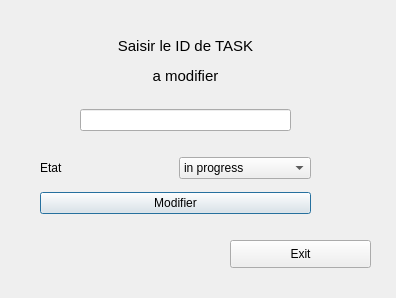
<?xml version="1.0" encoding="UTF-8"?>
<ui version="4.0">
 <class>modifier_task</class>
 <widget class="QDialog" name="modifier_task">
  <property name="geometry">
   <rect>
    <x>0</x>
    <y>0</y>
    <width>396</width>
    <height>298</height>
   </rect>
  </property>
  <property name="windowTitle">
   <string>Dialog</string>
  </property>
  <widget class="QWidget" name="layoutWidget_3">
   <property name="geometry">
    <rect>
     <x>80</x>
     <y>20</y>
     <width>211</width>
     <height>111</height>
    </rect>
   </property>
   <layout class="QVBoxLayout" name="verticalLayout_8">
    <item>
     <widget class="QLabel" name="label_29">
      <property name="text">
       <string>&lt;html&gt;&lt;head/&gt;&lt;body&gt;&lt;p align=&quot;center&quot;&gt;&lt;span style=&quot; font-size:11pt;&quot;&gt;Saisir le ID de TASK&lt;/span&gt;&lt;/p&gt;&lt;p align=&quot;center&quot;&gt;&lt;span style=&quot; font-size:11pt;&quot;&gt;a modifier&lt;/span&gt;&lt;/p&gt;&lt;/body&gt;&lt;/html&gt;</string>
      </property>
     </widget>
    </item>
    <item>
     <widget class="QLineEdit" name="lineEdit_idmodtask_e">
      <property name="maxLength">
       <number>4</number>
      </property>
     </widget>
    </item>
   </layout>
  </widget>
  <widget class="QWidget" name="layoutWidget_4">
   <property name="geometry">
    <rect>
     <x>40</x>
     <y>150</y>
     <width>271</width>
     <height>71</height>
    </rect>
   </property>
   <layout class="QVBoxLayout" name="verticalLayout_9">
    <item>
     <layout class="QHBoxLayout" name="horizontalLayout">
      <item>
       <widget class="QLabel" name="label_18">
        <property name="text">
         <string>Etat</string>
        </property>
       </widget>
      </item>
      <item>
       <widget class="QComboBox" name="comboBox_e">
        <item>
         <property name="text">
          <string>in progress</string>
         </property>
        </item>
        <item>
         <property name="text">
          <string>done</string>
         </property>
        </item>
       </widget>
      </item>
     </layout>
    </item>
    <item>
     <widget class="QPushButton" name="pushButton_modifier_e">
      <property name="text">
       <string>Modifier</string>
      </property>
     </widget>
    </item>
   </layout>
  </widget>
  <widget class="QPushButton" name="pushButton_exitmod_e">
   <property name="geometry">
    <rect>
     <x>230</x>
     <y>240</y>
     <width>141</width>
     <height>28</height>
    </rect>
   </property>
   <property name="text">
    <string>Exit</string>
   </property>
  </widget>
 </widget>
 <resources/>
 <connections/>
</ui>
